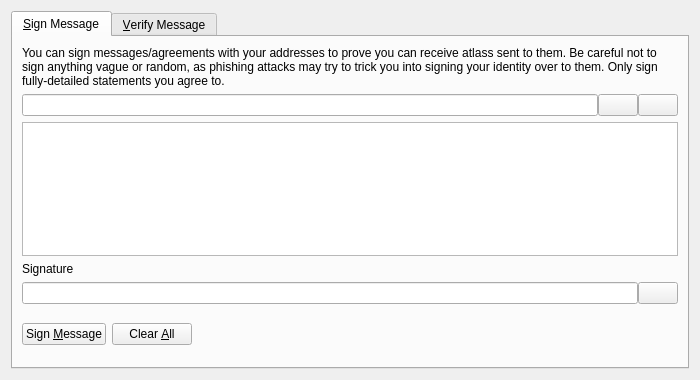
<?xml version="1.0" encoding="UTF-8"?>
<ui version="4.0">
 <class>SignVerifyMessageDialog</class>
 <widget class="QDialog" name="SignVerifyMessageDialog">
  <property name="geometry">
   <rect>
    <x>0</x>
    <y>0</y>
    <width>700</width>
    <height>380</height>
   </rect>
  </property>
  <property name="windowTitle">
   <string>Signatures - Sign / Verify a Message</string>
  </property>
  <property name="modal">
   <bool>true</bool>
  </property>
  <layout class="QVBoxLayout" name="verticalLayout">
   <item>
    <widget class="QTabWidget" name="tabWidget">
     <property name="currentIndex">
      <number>0</number>
     </property>
     <widget class="QWidget" name="tabSignMessage">
      <attribute name="title">
       <string>&amp;Sign Message</string>
      </attribute>
      <layout class="QVBoxLayout" name="verticalLayout_SM">
       <item>
        <widget class="QLabel" name="infoLabel_SM">
         <property name="text">
          <string>You can sign messages/agreements with your addresses to prove you can receive atlass sent to them. Be careful not to sign anything vague or random, as phishing attacks may try to trick you into signing your identity over to them. Only sign fully-detailed statements you agree to.</string>
         </property>
         <property name="textFormat">
          <enum>Qt::PlainText</enum>
         </property>
         <property name="wordWrap">
          <bool>true</bool>
         </property>
        </widget>
       </item>
       <item>
        <layout class="QHBoxLayout" name="horizontalLayout_1_SM">
         <property name="spacing">
          <number>0</number>
         </property>
         <item>
          <widget class="QValidatedLineEdit" name="addressIn_SM">
           <property name="toolTip">
            <string>The Atlas address to sign the message with</string>
           </property>
          </widget>
         </item>
         <item>
          <widget class="QPushButton" name="addressBookButton_SM">
           <property name="toolTip">
            <string>Choose previously used address</string>
           </property>
           <property name="text">
            <string/>
           </property>
           <property name="icon">
            <iconset resource="../atlas.qrc">
             <normaloff>:/icons/address-book</normaloff>:/icons/address-book</iconset>
           </property>
           <property name="shortcut">
            <string>Alt+A</string>
           </property>
           <property name="autoDefault">
            <bool>false</bool>
           </property>
          </widget>
         </item>
         <item>
          <widget class="QPushButton" name="pasteButton_SM">
           <property name="toolTip">
            <string>Paste address from clipboard</string>
           </property>
           <property name="text">
            <string/>
           </property>
           <property name="icon">
            <iconset resource="../atlas.qrc">
             <normaloff>:/icons/editpaste</normaloff>:/icons/editpaste</iconset>
           </property>
           <property name="shortcut">
            <string>Alt+P</string>
           </property>
           <property name="autoDefault">
            <bool>false</bool>
           </property>
          </widget>
         </item>
        </layout>
       </item>
       <item>
        <widget class="QPlainTextEdit" name="messageIn_SM">
         <property name="toolTip">
          <string>Enter the message you want to sign here</string>
         </property>
        </widget>
       </item>
       <item>
        <widget class="QLabel" name="signatureLabel_SM">
         <property name="text">
          <string>Signature</string>
         </property>
         <property name="textFormat">
          <enum>Qt::PlainText</enum>
         </property>
        </widget>
       </item>
       <item>
        <layout class="QHBoxLayout" name="horizontalLayout_2_SM">
         <property name="spacing">
          <number>0</number>
         </property>
         <item>
          <widget class="QLineEdit" name="signatureOut_SM">
           <property name="font">
            <font>
             <italic>true</italic>
            </font>
           </property>
           <property name="readOnly">
            <bool>true</bool>
           </property>
          </widget>
         </item>
         <item>
          <widget class="QPushButton" name="copySignatureButton_SM">
           <property name="toolTip">
            <string>Copy the current signature to the system clipboard</string>
           </property>
           <property name="text">
            <string/>
           </property>
           <property name="icon">
            <iconset resource="../atlas.qrc">
             <normaloff>:/icons/editcopy</normaloff>:/icons/editcopy</iconset>
           </property>
           <property name="autoDefault">
            <bool>false</bool>
           </property>
          </widget>
         </item>
        </layout>
       </item>
       <item>
        <layout class="QHBoxLayout" name="horizontalLayout_3_SM">
         <item>
          <widget class="QPushButton" name="signMessageButton_SM">
           <property name="toolTip">
            <string>Sign the message to prove you own this Atlas address</string>
           </property>
           <property name="text">
            <string>Sign &amp;Message</string>
           </property>
           <property name="icon">
            <iconset resource="../atlas.qrc">
             <normaloff>:/icons/edit</normaloff>:/icons/edit</iconset>
           </property>
           <property name="autoDefault">
            <bool>false</bool>
           </property>
          </widget>
         </item>
         <item>
          <widget class="QPushButton" name="clearButton_SM">
           <property name="toolTip">
            <string>Reset all sign message fields</string>
           </property>
           <property name="text">
            <string>Clear &amp;All</string>
           </property>
           <property name="icon">
            <iconset resource="../atlas.qrc">
             <normaloff>:/icons/remove</normaloff>:/icons/remove</iconset>
           </property>
           <property name="autoDefault">
            <bool>false</bool>
           </property>
          </widget>
         </item>
         <item>
          <spacer name="horizontalSpacer_1_SM">
           <property name="orientation">
            <enum>Qt::Horizontal</enum>
           </property>
           <property name="sizeHint" stdset="0">
            <size>
             <width>40</width>
             <height>48</height>
            </size>
           </property>
          </spacer>
         </item>
         <item>
          <widget class="QLabel" name="statusLabel_SM">
           <property name="font">
            <font>
             <weight>75</weight>
             <bold>true</bold>
            </font>
           </property>
           <property name="text">
            <string/>
           </property>
           <property name="wordWrap">
            <bool>true</bool>
           </property>
          </widget>
         </item>
         <item>
          <spacer name="horizontalSpacer_2_SM">
           <property name="orientation">
            <enum>Qt::Horizontal</enum>
           </property>
           <property name="sizeHint" stdset="0">
            <size>
             <width>40</width>
             <height>48</height>
            </size>
           </property>
          </spacer>
         </item>
        </layout>
       </item>
      </layout>
     </widget>
     <widget class="QWidget" name="tabVerifyMessage">
      <attribute name="title">
       <string>&amp;Verify Message</string>
      </attribute>
      <layout class="QVBoxLayout" name="verticalLayout_VM">
       <item>
        <widget class="QLabel" name="infoLabel_VM">
         <property name="text">
          <string>Enter the receiver's address, message (ensure you copy line breaks, spaces, tabs, etc. exactly) and signature below to verify the message. Be careful not to read more into the signature than what is in the signed message itself, to avoid being tricked by a man-in-the-middle attack. Note that this only proves the signing party receives with the address, it cannot prove sendership of any transaction!</string>
         </property>
         <property name="textFormat">
          <enum>Qt::PlainText</enum>
         </property>
         <property name="alignment">
          <set>Qt::AlignLeading|Qt::AlignLeft|Qt::AlignTop</set>
         </property>
         <property name="wordWrap">
          <bool>true</bool>
         </property>
        </widget>
       </item>
       <item>
        <layout class="QHBoxLayout" name="horizontalLayout_1_VM">
         <property name="spacing">
          <number>0</number>
         </property>
         <item>
          <widget class="QValidatedLineEdit" name="addressIn_VM">
           <property name="toolTip">
            <string>The Atlas address the message was signed with</string>
           </property>
          </widget>
         </item>
         <item>
          <widget class="QPushButton" name="addressBookButton_VM">
           <property name="toolTip">
            <string>Choose previously used address</string>
           </property>
           <property name="text">
            <string/>
           </property>
           <property name="icon">
            <iconset resource="../atlas.qrc">
             <normaloff>:/icons/address-book</normaloff>:/icons/address-book</iconset>
           </property>
           <property name="shortcut">
            <string>Alt+A</string>
           </property>
           <property name="autoDefault">
            <bool>false</bool>
           </property>
          </widget>
         </item>
        </layout>
       </item>
       <item>
        <widget class="QPlainTextEdit" name="messageIn_VM"/>
       </item>
       <item>
        <widget class="QValidatedLineEdit" name="signatureIn_VM"/>
       </item>
       <item>
        <layout class="QHBoxLayout" name="horizontalLayout_2_VM">
         <item>
          <widget class="QPushButton" name="verifyMessageButton_VM">
           <property name="toolTip">
            <string>Verify the message to ensure it was signed with the specified Atlas address</string>
           </property>
           <property name="text">
            <string>Verify &amp;Message</string>
           </property>
           <property name="icon">
            <iconset resource="../atlas.qrc">
             <normaloff>:/icons/transaction_0</normaloff>:/icons/transaction_0</iconset>
           </property>
           <property name="autoDefault">
            <bool>false</bool>
           </property>
          </widget>
         </item>
         <item>
          <widget class="QPushButton" name="clearButton_VM">
           <property name="toolTip">
            <string>Reset all verify message fields</string>
           </property>
           <property name="text">
            <string>Clear &amp;All</string>
           </property>
           <property name="icon">
            <iconset resource="../atlas.qrc">
             <normaloff>:/icons/remove</normaloff>:/icons/remove</iconset>
           </property>
           <property name="autoDefault">
            <bool>false</bool>
           </property>
          </widget>
         </item>
         <item>
          <spacer name="horizontalSpacer_1_VM">
           <property name="orientation">
            <enum>Qt::Horizontal</enum>
           </property>
           <property name="sizeHint" stdset="0">
            <size>
             <width>40</width>
             <height>48</height>
            </size>
           </property>
          </spacer>
         </item>
         <item>
          <widget class="QLabel" name="statusLabel_VM">
           <property name="font">
            <font>
             <weight>75</weight>
             <bold>true</bold>
            </font>
           </property>
           <property name="text">
            <string/>
           </property>
           <property name="wordWrap">
            <bool>true</bool>
           </property>
          </widget>
         </item>
         <item>
          <spacer name="horizontalSpacer_2_VM">
           <property name="orientation">
            <enum>Qt::Horizontal</enum>
           </property>
           <property name="sizeHint" stdset="0">
            <size>
             <width>40</width>
             <height>48</height>
            </size>
           </property>
          </spacer>
         </item>
        </layout>
       </item>
      </layout>
     </widget>
    </widget>
   </item>
  </layout>
 </widget>
 <customwidgets>
  <customwidget>
   <class>QValidatedLineEdit</class>
   <extends>QLineEdit</extends>
   <header>qvalidatedlineedit.h</header>
  </customwidget>
 </customwidgets>
 <resources>
  <include location="../atlas.qrc"/>
 </resources>
 <connections/>
</ui>
